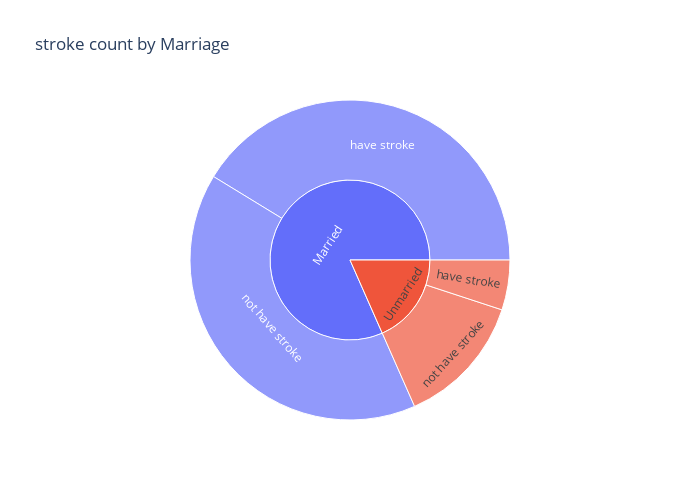

The notebook cell this image was saved under:
### Code cell
import plotly.express as px

px.sunburst(group_df,path=['ever_married','stroke'],values='count',title='stroke count by Marriage',height=500,width=700)

### Figure 1 — Plotly figure (JSON) as saved in the notebook; plotly's stock layout.template omitted (floating-point values rounded to 4 significant figures)
{"data": [{"branchvalues": "total", "domain": {"x": [0, 1], "y": [0, 1]}, "hovertemplate": "labels=%{label}<br>count=%{value}<br>parent=%{parent}<br>id=%{id}<extra></extra>", "ids": ["Married/have stroke", "Unmarried/have stroke", "Married/not have stroke", "Unmarried/not have stroke", "Married", "Unmarried"], "labels": ["have stroke", "have stroke", "not have stroke", "not have stroke", "Married", "Unmarried"], "name": "", "parents": ["Married", "Unmarried", "Married", "Unmarried", "", ""], "type": "sunburst", "values": [18159, 2220, 17756, 5871, 35915, 8091]}], "layout": {"height": 500, "legend": {"tracegroupgap": 0}, "title": {"text": "stroke count by Marriage"}, "width": 700}}
